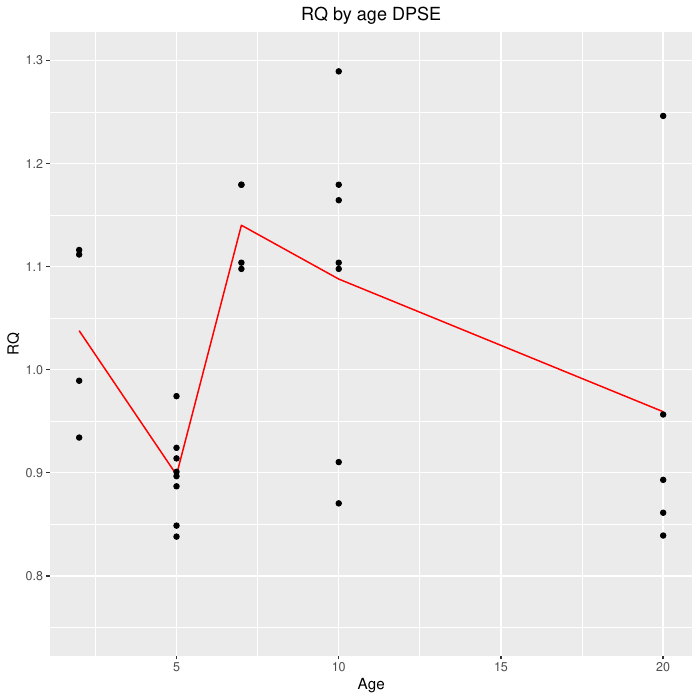

This chart was generated by the following R code:
## HATCH Respirometry age trial
library(ggplot2)
setwd("~/Documents/AUBURN/Projects/Metabolic_Rate")

## Load data
resp<-read.csv("~/Documents/AUBURN/Projects/Metabolic_Rate/RQ_HATCH_Age_DPSE.csv")

#Check variables
str(resp)

pdf("Respirometry_Age.pdf")

#Plot for both species grouping by day
Age_1=ggplot(resp, aes(x=Age, y=RQ)) + 
  ggtitle("RQ by age DPSE") +
  theme(plot.title = element_text(hjust = 0.5)) +
  ylim(0.75,1.3) +
  stat_summary(aes(y = RQ), fun=mean, colour="red", geom="line")+
  #scale_x_discrete(limits=c("2","5","7","10","20"))+
  geom_point()
Age_1

resp_female<-subset(resp, resp$Sex=="F", na.rm=TRUE, select = c(Age, Sex, RQ))
Age_1=ggplot(resp_female, aes(x=Age, y=RQ)) + 
  ggtitle("RQ by age DPSE in females") +
  theme(plot.title = element_text(hjust = 0.5)) +
  ylim(0.75,1.3) +
  stat_summary(aes(y = RQ), fun=mean, colour="red", geom="line")+
  #scale_x_discrete(limits=c("2","5","7","10","20"))+
  geom_point()
Age_1
dev.off()

